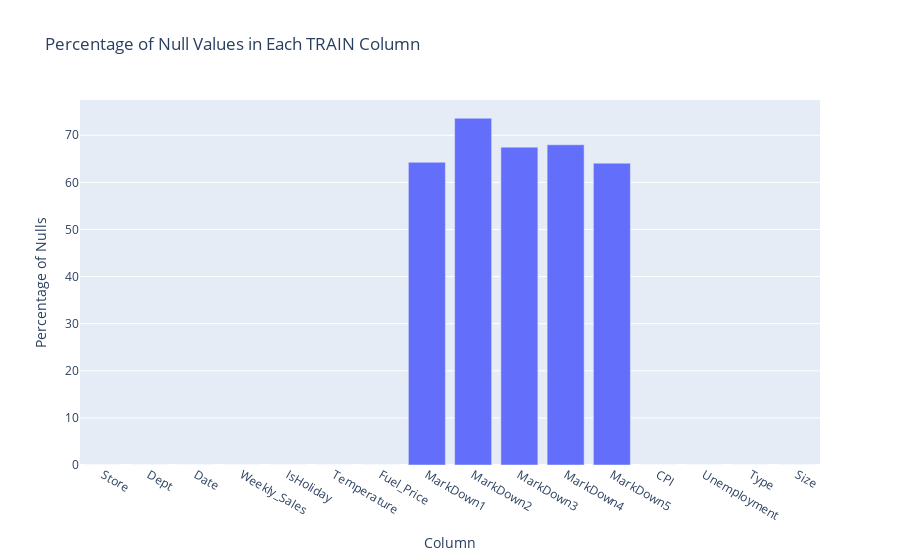

Notebook source saved alongside this figure:
### Code cell
train_null_perc = final_train.isnull().mean()*100
fig = px.bar(x = train_null_perc.index, y=train_null_perc.values, 
             labels={'x': 'Column', 'y': 'Percentage of Nulls'},
             title='Percentage of Null Values in Each TRAIN Column')
fig.show()

### Figure 1 — Plotly figure (JSON) as saved in the notebook; plotly's stock layout.template omitted (floating-point values rounded to 4 significant figures)
{"data": [{"alignmentgroup": "True", "hovertemplate": "Column=%{x}<br>Percentage of Nulls=%{y}<extra></extra>", "legendgroup": "", "marker": {"color": "#636efa", "pattern": {"shape": ""}}, "name": "", "offsetgroup": "", "orientation": "v", "showlegend": false, "textposition": "auto", "type": "bar", "x": ["Store", "Dept", "Date", "Weekly_Sales", "IsHoliday", "Temperature", "Fuel_Price", "MarkDown1", "MarkDown2", "MarkDown3", "MarkDown4", "MarkDown5", "CPI", "Unemployment", "Type", "Size"], "xaxis": "x", "y": [0, 0, 0, 0, 0, 0, 0, 64.26, 73.61, 67.48, 67.98, 64.08, 0, 0, 0, 0], "yaxis": "y"}], "layout": {"barmode": "relative", "legend": {"tracegroupgap": 0}, "title": {"text": "Percentage of Null Values in Each TRAIN Column"}, "xaxis": {"anchor": "y", "domain": [0, 1], "title": {"text": "Column"}}, "yaxis": {"anchor": "x", "domain": [0, 1], "title": {"text": "Percentage of Nulls"}}}}
